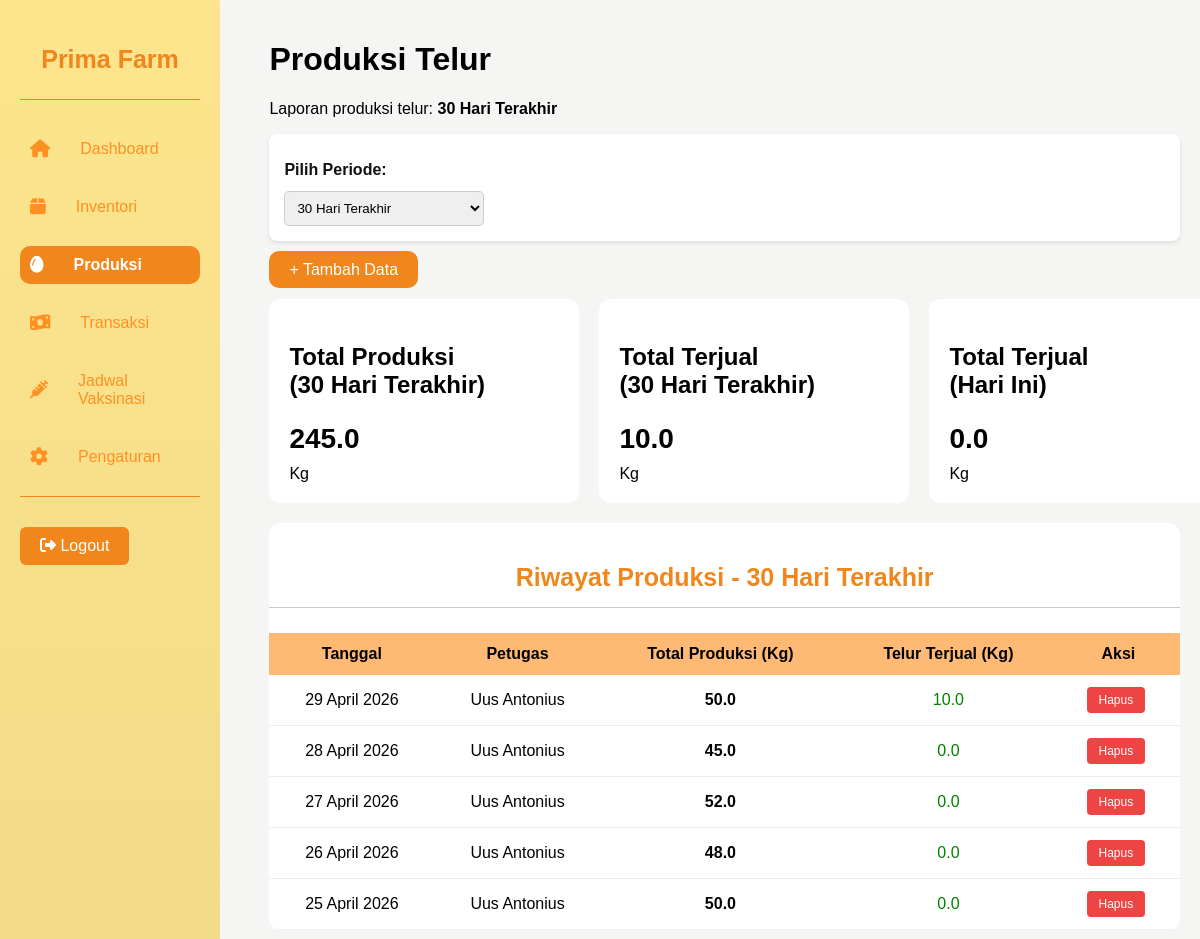
/menu_produksi.php (signed in), run on an earlier commit of the app's database.
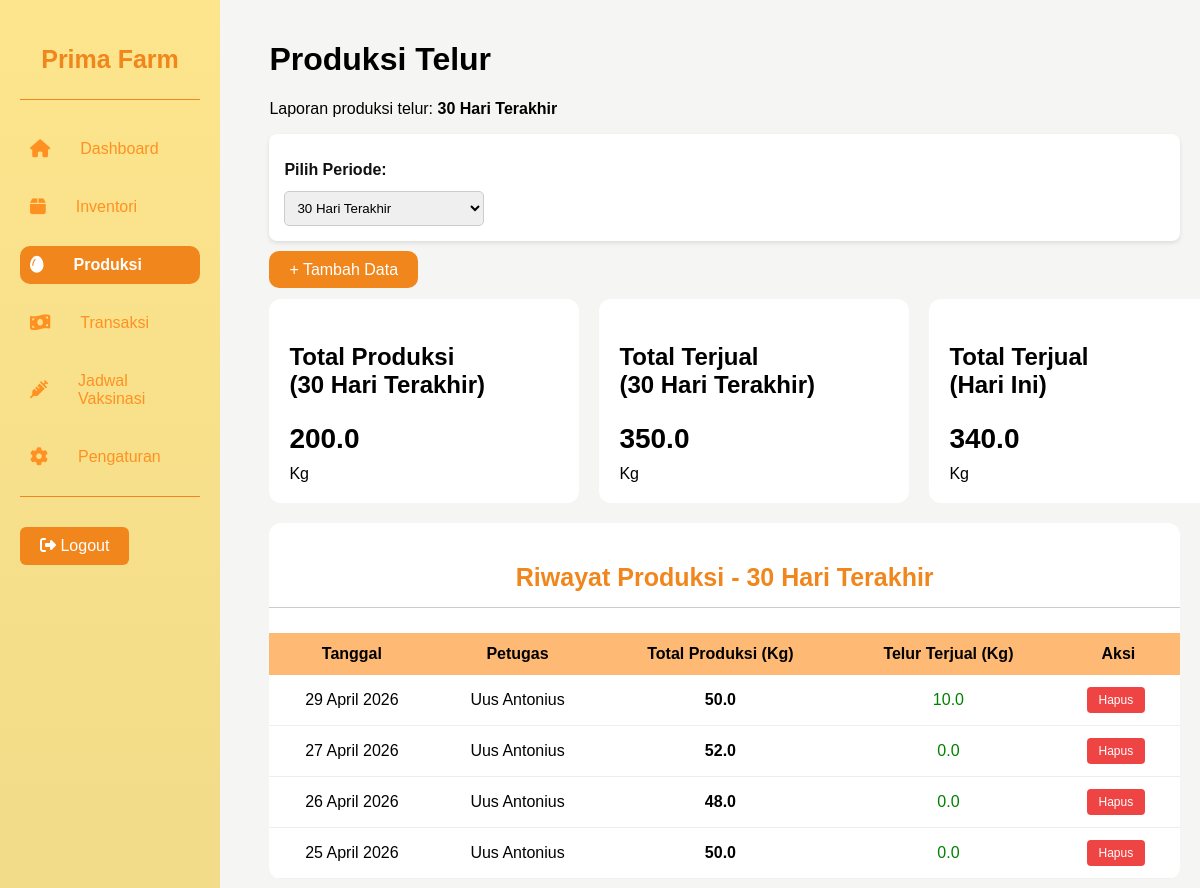
And on a later commit of the database.
### tables this page shows
CREATE TABLE `produksi_telur` (
  `id_produksi` int NOT NULL,
  `id_petugas` int DEFAULT NULL,
  `tanggal` date DEFAULT NULL,
  `total_telur` int DEFAULT NULL
);

CREATE TABLE `petugas` (
  `id_petugas` int NOT NULL,
  `email` varchar(100) DEFAULT NULL,
  `nama_petugas` varchar(100) DEFAULT NULL,
  `password` varchar(100) DEFAULT NULL
);

### tanggal.php (called while the page is built, shortened)
<?php
function tanggal_indo($tanggal) {
    $bulan = [
        1 => 'Januari','Februari','Maret','April','Mei','Juni',
             'Juli','Agustus','September','Oktober','November','Desember'
    ];
    $timestamp = strtotime($tanggal);
    return date('d', $timestamp) . ' ' .
           $bulan[(int)date('m', $timestamp)] . ' ' .
           date('Y', $timestamp);
}
?>

### menu_produksi.php (the view, shortened to what the changed rows need)
<?php
include("koneksi.php");
include("tanggal.php");
$periode = $_GET['periode'] ?? 'bulanan';
$where_produksi = "";
$where_transaksi = "";
$label_periode = "";
switch ($periode) {
    case 'bulanan':
        $where_produksi = "WHERE pt.tanggal >= DATE_SUB(CURDATE(), INTERVAL 1 MONTH)";
        $where_transaksi = "WHERE t.tanggal_transaksi >= DATE_SUB(CURDATE(), INTERVAL 1 MONTH)";
        $label_periode = "30 Hari Terakhir";
        break;
}
$query_total_prod = mysqli_fetch_assoc(mysqli_query($conn, "
    SELECT SUM(total_telur) as total
    FROM `produksi_telur` pt
    $where_produksi
"));
$query_total_jual = mysqli_fetch_assoc(mysqli_query($conn, "
    SELECT SUM(jumlah_telur) as total_terjual
    FROM `telur_terjual` tt
    JOIN transaksi t ON tt.id_transaksi = t.id_transaksi
    $where_transaksi
"));
$query_total_jual_hari_ini = mysqli_fetch_assoc(mysqli_query($conn, "
    SELECT SUM(jumlah_telur) as total_terjual
    FROM `telur_terjual` tt
    JOIN transaksi t ON tt.id_transaksi = t.id_transaksi
    WHERE t.tanggal_transaksi = CURDATE()
"));
$query_riwayat = mysqli_query($conn, "
    SELECT
        pt.id_produksi,
        pt.tanggal,
        pt.total_telur,
        p.nama_petugas,
        (SELECT SUM(jumlah_telur)
         FROM telur_terjual tt
         JOIN transaksi t ON tt.id_transaksi = t.id_transaksi
         WHERE t.tanggal_transaksi = pt.tanggal) as total_terjual
    FROM produksi_telur pt
    LEFT JOIN petugas p ON pt.id_petugas = p.id_petugas
    $where_produksi
    ORDER BY pt.tanggal DESC
");
?>
<!DOCTYPE html>
<html lang="id">
<head>
    <link rel="stylesheet" href="menu.css">
</head>
<body>
    <div class="container">
        <?php $active = 'produksi'; include("sidebar.php"); ?>
        <main>
            <h1>Produksi Telur</h1>
            <div class="card-container">
                <div class="card">
                    <p>Total Produksi <br>(<?= $label_periode ?>)</p>
                    <h2><?= number_format($query_total_prod['total'] ?? 0, 1); ?></h2>
                    <span>Kg</span>
                </div>
                <div class="card">
                    <p>Total Terjual <br>(<?= $label_periode ?>)</p>
                    <h2><?= number_format($query_total_jual['total_terjual'] ?? 0, 1); ?></h2>
                    <span>Kg</span>
                </div>
                <div class="card">
                    <p>Total Terjual <br>(Hari Ini)</p>
                    <h2><?= number_format($query_total_jual_hari_ini['total_terjual'] ?? 0, 1); ?></h2>
                    <span>Kg</span>
                </div>
            </div>
            <div class="table-box">
                <table>
                    <thead>
                        <tr>
                            <th>Tanggal</th>
                            <th>Petugas</th>
                            <th>Total Produksi (Kg)</th>
                            <th>Telur Terjual (Kg)</th>
                            <th>Aksi</th>
                        </tr>
                    </thead>
                    <tbody>
                        <?php if (mysqli_num_rows($query_riwayat) > 0): ?>
                            <?php while ($row = mysqli_fetch_assoc($query_riwayat)) { ?>
                                <tr>
                                    <td><?= tanggal_indo($row['tanggal']); ?></td>
                                    <td><?= $row['nama_petugas'] ?? '-'; ?></td>
                                    <td><strong><?= number_format($row['total_telur'], 1); ?></strong></td>
                                    <td class="hijau">
                                        <?= number_format($row['total_terjual'] ?? 0, 1); ?>
                                    </td>
                                    <td>
                                        <a href="hapus_produksi.php?id=<?= $row['id_produksi']; ?>"
                                            onclick="return confirm('Yakin ingin menghapus data ini?')" class="btn-aksi btn-hapus">Hapus</a>
                                    </td>
                                </tr>
                            <?php } ?>
                        <?php else: ?>
                            <tr><td colspan="5" style="text-align:center;">Data tidak ditemukan untuk periode ini.</td></tr>
                        <?php endif; ?>
                    </tbody>
                </table>
            </div>
        </main>
    </div>
</body>
</html>

What changed in the data, as far as the page shows it:
removed produksi_telur: tanggal "28 April 2026", id_petugas.nama_petugas "Uus Antonius", total_telur "45.0", total_terjual "0.0"
Also different on the page:
$query_total_prod['total']: "245.0" → "200.0"
$query_total_jual['total_terjual']: "10.0" → "350.0"
$query_total_jual_hari_ini['total_terjual']: "0.0" → "340.0"
